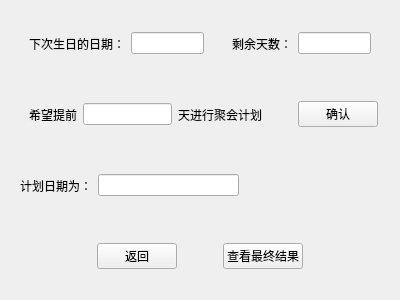
<?xml version="1.0" encoding="UTF-8"?>
<ui version="4.0">
 <class>Plan</class>
 <widget class="QWidget" name="Plan">
  <property name="geometry">
   <rect>
    <x>0</x>
    <y>0</y>
    <width>400</width>
    <height>300</height>
   </rect>
  </property>
  <property name="windowTitle">
   <string>Form</string>
  </property>
  <property name="windowIcon">
   <iconset resource="logo.qrc">
    <normaloff>:/0005018327188690_b.jpg</normaloff>:/0005018327188690_b.jpg</iconset>
  </property>
  <layout class="QVBoxLayout" name="verticalLayout">
   <item>
    <widget class="QWidget" name="widget_5" native="true">
     <layout class="QHBoxLayout" name="horizontalLayout_5">
      <item>
       <widget class="QWidget" name="widget" native="true">
        <layout class="QHBoxLayout" name="horizontalLayout">
         <item>
          <widget class="QLabel" name="label">
           <property name="text">
            <string>下次生日的日期：</string>
           </property>
          </widget>
         </item>
         <item>
          <widget class="QLineEdit" name="lineEdit"/>
         </item>
        </layout>
       </widget>
      </item>
      <item>
       <spacer name="horizontalSpacer_7">
        <property name="orientation">
         <enum>Qt::Horizontal</enum>
        </property>
        <property name="sizeHint" stdset="0">
         <size>
          <width>40</width>
          <height>20</height>
         </size>
        </property>
       </spacer>
      </item>
      <item>
       <widget class="QWidget" name="widget_2" native="true">
        <layout class="QHBoxLayout" name="horizontalLayout_2">
         <item>
          <widget class="QLabel" name="label_2">
           <property name="text">
            <string>剩余天数：</string>
           </property>
          </widget>
         </item>
         <item>
          <widget class="QLineEdit" name="lineEdit_2"/>
         </item>
        </layout>
       </widget>
      </item>
     </layout>
    </widget>
   </item>
   <item>
    <widget class="QWidget" name="widget_4" native="true">
     <layout class="QHBoxLayout" name="horizontalLayout_4">
      <item>
       <widget class="QWidget" name="widget_3" native="true">
        <layout class="QHBoxLayout" name="horizontalLayout_3">
         <item>
          <widget class="QLabel" name="label_4">
           <property name="text">
            <string>希望提前</string>
           </property>
          </widget>
         </item>
         <item>
          <widget class="QLineEdit" name="lineEdit_3"/>
         </item>
         <item>
          <widget class="QLabel" name="label_5">
           <property name="text">
            <string>天进行聚会计划</string>
           </property>
          </widget>
         </item>
         <item>
          <spacer name="horizontalSpacer_5">
           <property name="orientation">
            <enum>Qt::Horizontal</enum>
           </property>
           <property name="sizeHint" stdset="0">
            <size>
             <width>40</width>
             <height>20</height>
            </size>
           </property>
          </spacer>
         </item>
        </layout>
       </widget>
      </item>
      <item>
       <widget class="QPushButton" name="pushButton_2">
        <property name="text">
         <string>确认</string>
        </property>
       </widget>
      </item>
      <item>
       <spacer name="horizontalSpacer_6">
        <property name="orientation">
         <enum>Qt::Horizontal</enum>
        </property>
        <property name="sizeHint" stdset="0">
         <size>
          <width>40</width>
          <height>20</height>
         </size>
        </property>
       </spacer>
      </item>
     </layout>
    </widget>
   </item>
   <item>
    <widget class="QWidget" name="widget_6" native="true">
     <layout class="QHBoxLayout" name="horizontalLayout_6">
      <item>
       <widget class="QLabel" name="label_6">
        <property name="text">
         <string>计划日期为：</string>
        </property>
       </widget>
      </item>
      <item>
       <widget class="QLineEdit" name="lineEdit_4"/>
      </item>
      <item>
       <spacer name="horizontalSpacer_4">
        <property name="orientation">
         <enum>Qt::Horizontal</enum>
        </property>
        <property name="sizeHint" stdset="0">
         <size>
          <width>40</width>
          <height>20</height>
         </size>
        </property>
       </spacer>
      </item>
     </layout>
    </widget>
   </item>
   <item>
    <widget class="QWidget" name="widget_7" native="true">
     <layout class="QHBoxLayout" name="horizontalLayout_7">
      <item>
       <spacer name="horizontalSpacer">
        <property name="orientation">
         <enum>Qt::Horizontal</enum>
        </property>
        <property name="sizeHint" stdset="0">
         <size>
          <width>40</width>
          <height>20</height>
         </size>
        </property>
       </spacer>
      </item>
      <item>
       <widget class="QPushButton" name="pushButton">
        <property name="text">
         <string>返回</string>
        </property>
       </widget>
      </item>
      <item>
       <spacer name="horizontalSpacer_3">
        <property name="orientation">
         <enum>Qt::Horizontal</enum>
        </property>
        <property name="sizeType">
         <enum>QSizePolicy::Maximum</enum>
        </property>
        <property name="sizeHint" stdset="0">
         <size>
          <width>40</width>
          <height>20</height>
         </size>
        </property>
       </spacer>
      </item>
      <item>
       <widget class="QPushButton" name="pushButton_3">
        <property name="text">
         <string>查看最终结果</string>
        </property>
       </widget>
      </item>
      <item>
       <spacer name="horizontalSpacer_2">
        <property name="orientation">
         <enum>Qt::Horizontal</enum>
        </property>
        <property name="sizeHint" stdset="0">
         <size>
          <width>40</width>
          <height>20</height>
         </size>
        </property>
       </spacer>
      </item>
     </layout>
    </widget>
   </item>
  </layout>
 </widget>
 <resources>
  <include location="logo.qrc"/>
 </resources>
 <connections/>
</ui>
